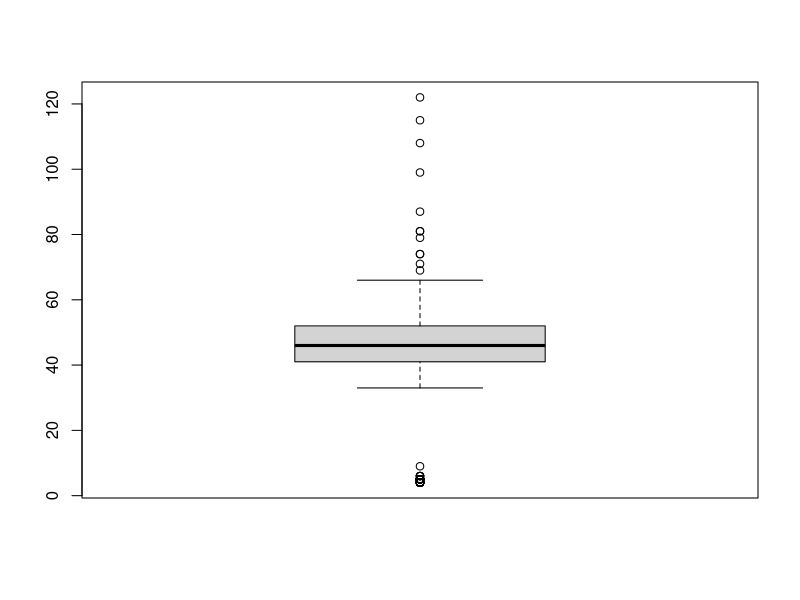

The R script that drew this image: (Note: this script raises an error after producing the figure.)
## ---- chunk 1
cars <- read.csv('./DATA/cars.csv')
cars <- cars[,1:3]
head(cars)
boxplot(cars$consume)
consume_quartiles <- quantile(cars$consume)
consume_quartiles

# Scale data and create scatterplot: cars_scaled
glimpse(cars)
cars_scaled <- as.data.frame(scale(cars))
plot(distance ~ consume, data = cars_scaled, 
     main = 'Fuel consumption vs. distance')

# Calculate upper threshold: upper_th
upper_th <- consume_quartiles[4] + 
    1.5 * (consume_quartiles[4] - consume_quartiles[2])
upper_th
# Print the sorted vector of distinct potential outliers
sort(unique(cars$consume[cars$consume > upper_th]))

library(FNN)
# Compute KNN score
cars_knn <- get.knn(data = cars_scaled, k = 7)
cars1 <- cars
cars1$knn_score <- rowMeans(cars_knn$nn.dist)

# Print top 5 KNN scores and data point indices: top5_knn
(top5_knn <- order(cars1$knn_score, decreasing = TRUE)[1:5])
print(cars1$knn_score[top5_knn])

# Plot variables using KNN score as size of points
plot(distance ~ consume, data = cars1, cex = knn_score, pch = 20)

library(dbscan)
# Add lof_score column to cars1
cars1 <- cars
cars1$lof_score <- lof(cars_scaled, minPts = 7)

# Print top 5 LOF scores and data point indices: top5_lof
(top5_lof <- order(cars1$lof_score, decreasing = TRUE)[1:5])
print(cars1$lof_score[top5_lof])

# Plot variables using LOF score as size of points
plot(distance ~ consume, data = cars1, 
     cex = lof_score, pch = 20)
## ---- chunk 2
library(dplyr)

# generate data with different ranges
df <- data.frame(
    a = sample(seq(0, 2, length.out=20)),
    b = sample(seq(100, 500, length.out=20)))
# view data
glimpse(df)

# data ranges to see if normalization is needed
sapply(df, range)


# ranges are different => normalize
# Apply min-max and standardization
nrm <- df %>% 
    mutate(a_MinMax = (a - min(a)) / (max(a) - min(a)), 
           b_MinMax = (b - min(b)) / (max(b) - min(b)),
           a_ZScore = (a - mean(a)) / sd(a),
           b_ZScore = (b - mean(b)) / sd(b)
    )

# ranges for normalized data
sapply(nrm, range)

# plots
par(mfrow=c(1,3))
boxplot(nrm[, 1:2], main = 'Original')
boxplot(nrm[, 3:4], main = 'Min-Max')
boxplot(nrm[, 5:6], main = 'Z-Score')
